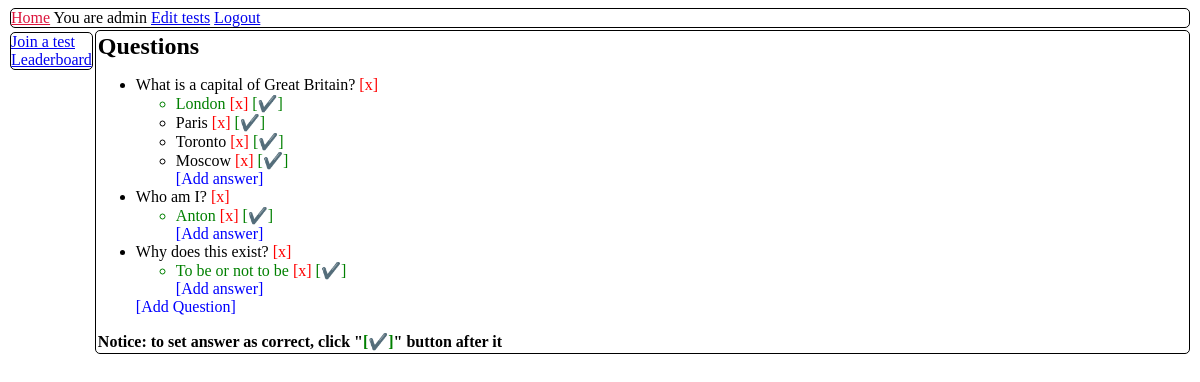
Page /admin/test/1 (signed in) on the earlier database version.
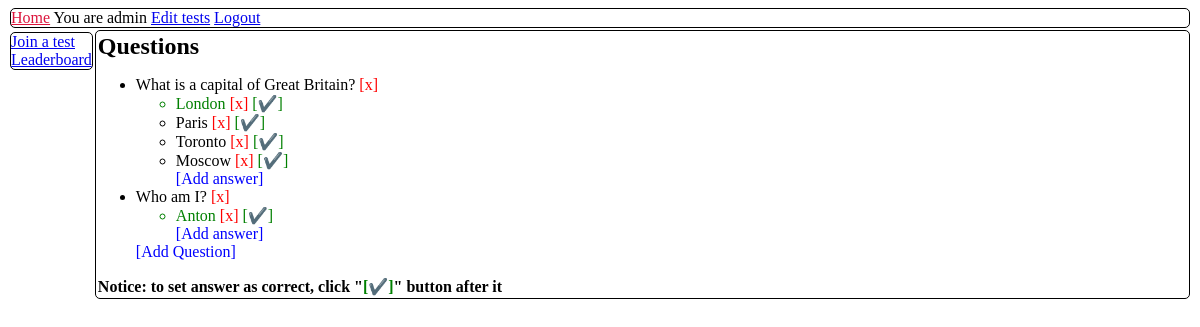
Same page on the later database version.
### orm.py (models this page shows)
class BaseModel(Model):
    class Meta:
        database = db

class Question(BaseModel):
    number = IntegerField()
    content = TextField()
    correct_answer = IntegerField()
    test = ForeignKeyField(Test, backref="questions")

class Answer(BaseModel):
    number = IntegerField()
    content = TextField()
    question = ForeignKeyField(Question, backref="answers")

### app.py (the view)
    def wrapper(*args, **kwargs):
        if 'user' in session:
            if session['user'] in users:
                return func(*args, **kwargs)
        return redirect(url_for("page_access_denied"))

### app.py (called while the page is built)
@app.before_request
def before_request():
    db.connect()

@app.after_request
def after_request(response):
    db.close()
    return response

def is_restricted(func, users=None):
    if users is None:
        users = ['admin']
    def wrapper(*args, **kwargs):
        if 'user' in session:
            if session['user'] in users:
                return func(*args, **kwargs)
        return redirect(url_for("page_access_denied"))
    wrapper.__name__ = func.__name__
    return wrapper

@app.route('/admin/test/<int:ident>')
@is_restricted
def page_admin_edit_test(ident):
    questions = Test.get_by_id(ident).questions
    return render_template("p_admin_test_edit.html", model=questions, id=ident)

### templates/p_admin_test_edit.html (shortened to what this page needs)
{% extends "t_base.html" %}
{% block content %}
    <h2 class="no_margin">Questions</h2>
    <div class="left">
        <ul>
            {% for i in model %}
                <li>
                    <span class="id"> {{ i.number }} : </span>{{ i.content }}
                    <span class="remove_question text_button" style="color: red;">[x]</span>
                    <ul>
                        {% for j in i.answers %}
                            <li {% if i.correct_answer == j.number %} style="color:green;" {% endif %}>
                                <span class="id"> {{ j.number }} : </span>{{ j.content }}
                                <span class="remove_answer text_button" style="color: red;">[x]</span>
                                <span class="correct_answer text_button" style="color: green;">[✔️]</span>
                            </li>
                        {% endfor %}
                        <li style="list-style-type: none"><span class="add_answer text_button" style="color: blue">[Add answer]</span></li>
                    </ul>
                </li>
            {% endfor %}
            <li style="list-style-type: none"><span class="text_button" id="add_question" style="color: blue">[Add Question]</span></li>
        </ul>
    </div>
    <h4 class="no_margin">Notice: to set answer as correct, click "<span style="color: green">[✔️]</span>" button after it</h4>
{% endblock %}

Differences in the rows shown:
removed Question: content "Why does this exist?"
removed Answer: content "To be or not to be", number 1 (drawn), shown under "Why does this exist?"
